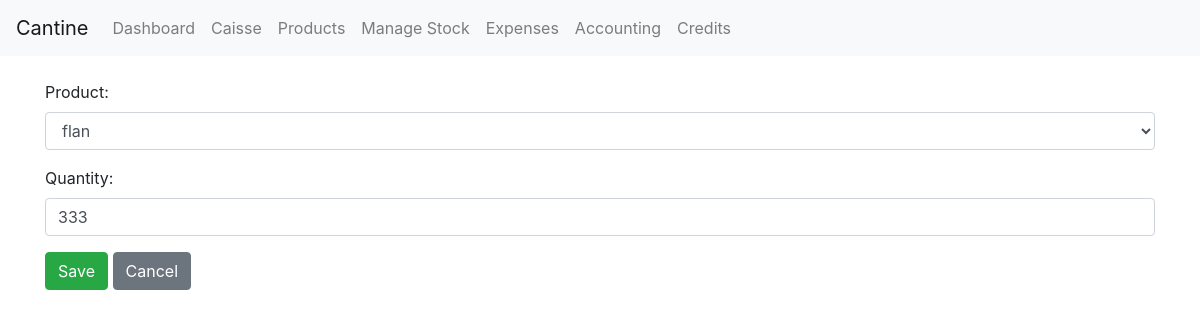
/stock/1/edit/, run on an earlier commit of the app's database.
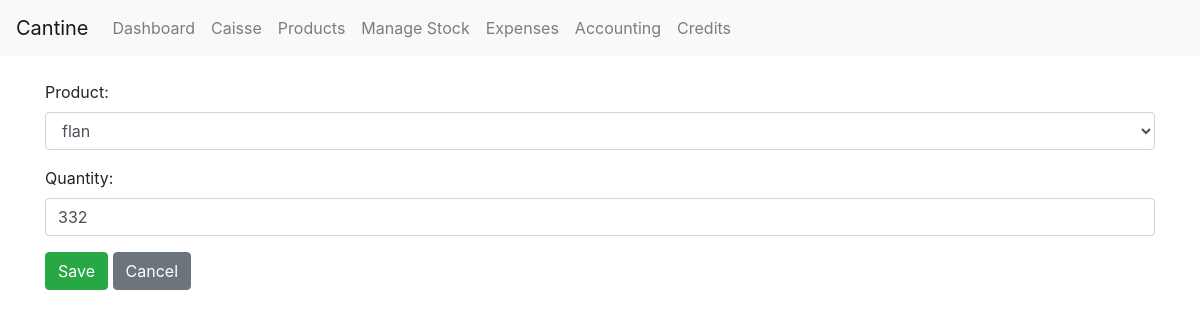
And on a later commit of the database.
### cantineApp/models.py (models this page shows, shortened)
class Stock(models.Model):
    product = models.OneToOneField(Product, on_delete=models.CASCADE, related_name='stock')
    quantity = models.PositiveIntegerField(default=0)

### cantineApp/views.py (the view)
# urls.py: path('stock/<int:pk>/edit/', views.stock_update, name='stock_update'),
def stock_update(request, pk):
    stock = get_object_or_404(Stock, pk=pk)
    if request.method == 'POST':
        form = StockForm(request.POST, instance=stock)
        if form.is_valid():
            form.save()
            messages.success(request, 'Stock updated successfully.')
            return redirect('stock_list')
    else:
        form = StockForm(instance=stock)
    return render(request, 'stock/stock_form.html', {'form': form})

### cantineApp/forms.py
class StockForm(forms.ModelForm):
    class Meta:
        model = Stock
        fields = ['product', 'quantity']
        widgets = {
            'product': forms.Select(attrs={'class': 'form-control'}),
            'quantity': forms.NumberInput(attrs={'class': 'form-control', 'min': '0'}),
        }

### cantineApp/models.py (called while the page is built)
    def __str__(self):
        return self.name

### cantineApp/templates/stock/stock_form.html (shortened to what this page needs)
{% extends 'base.html' %} {% load static %} {% block content %}
<form method="post">
  {% csrf_token %} {{ form.as_p }}
  <button type="submit" class="btn btn-success">Save</button>
  <a href="{% url 'stock_list' %}" class="btn btn-secondary">Cancel</a>
</form>
{% endblock %}

What changed in the data, as far as the page shows it:
changed Stock "flan": quantity "333" → "332"
